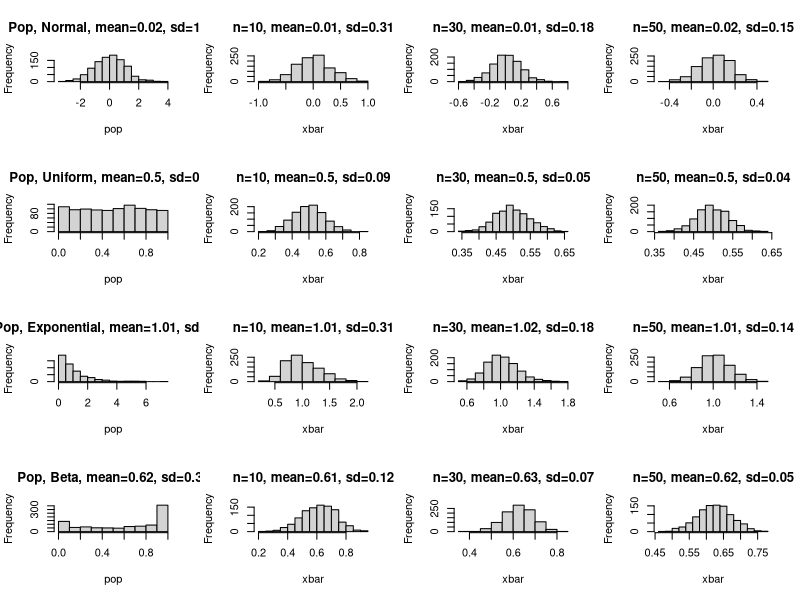

Recreate this plot in R.

clt<-function(pop,n){
xbar<-c()
for(i in 1:1000){
samp<-sample(pop,n)
xbar<-c(xbar,mean(samp))
}
m<-round(mean(xbar),2)
s<-round(sd(xbar),2)
main=paste("n=",n,", mean=",m,", sd=",s,sep="")
hist(xbar,main=main)
}


par(mfrow=c(4,4))

pop<-rnorm(1000)
m=round(mean(pop),2)
s=round(sd(pop),2)
main=paste("Pop, Normal", ", mean=",m,", sd=",s,sep="")
hist(pop,main=main)
clt(pop,10)
clt(pop,30)
clt(pop,50)

pop<-runif(1000)
m=round(mean(pop),2)
s=round(sd(pop),2)
main=paste("Pop, Uniform", ", mean=",m,", sd=",s,sep="")
hist(pop,main=main)
clt(pop,10)
clt(pop,30)
clt(pop,50)

pop<-rexp(1000)
m=round(mean(pop),2)
s=round(sd(pop),2)
main=paste("Pop, Exponential", ", mean=",m,", sd=",s,sep="")
hist(pop,main=main)

clt(pop,10)
clt(pop,30)
clt(pop,50)

pop<-rbeta(1000,.5,.3)
m=round(mean(pop),2)
s=round(sd(pop),2)
main=paste("Pop, Beta", ", mean=",m,", sd=",s,sep="")
hist(pop,main=main)
clt(pop,10)
clt(pop,30)
clt(pop,50)
